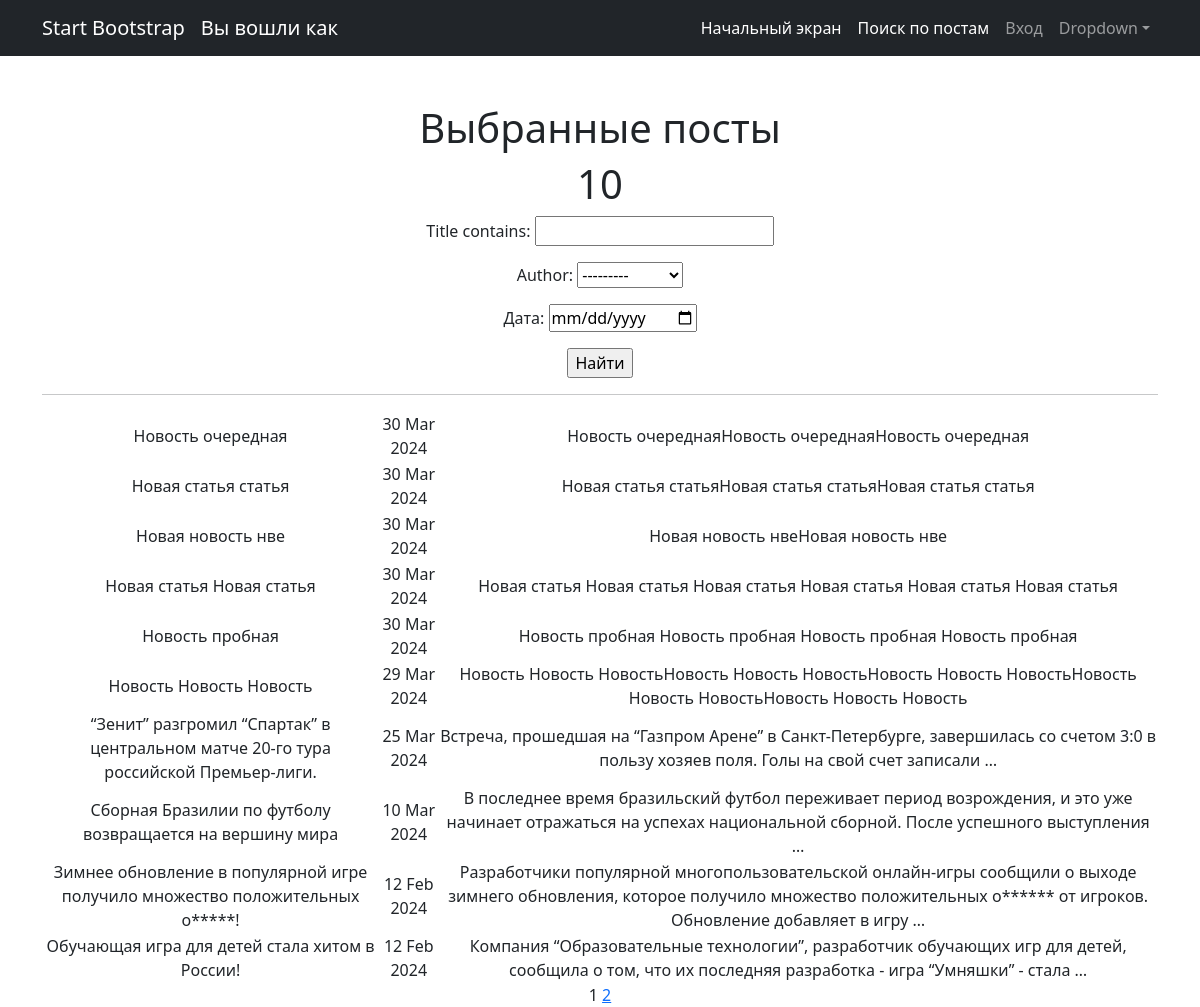
Page /posts/search/ on the earlier database version.
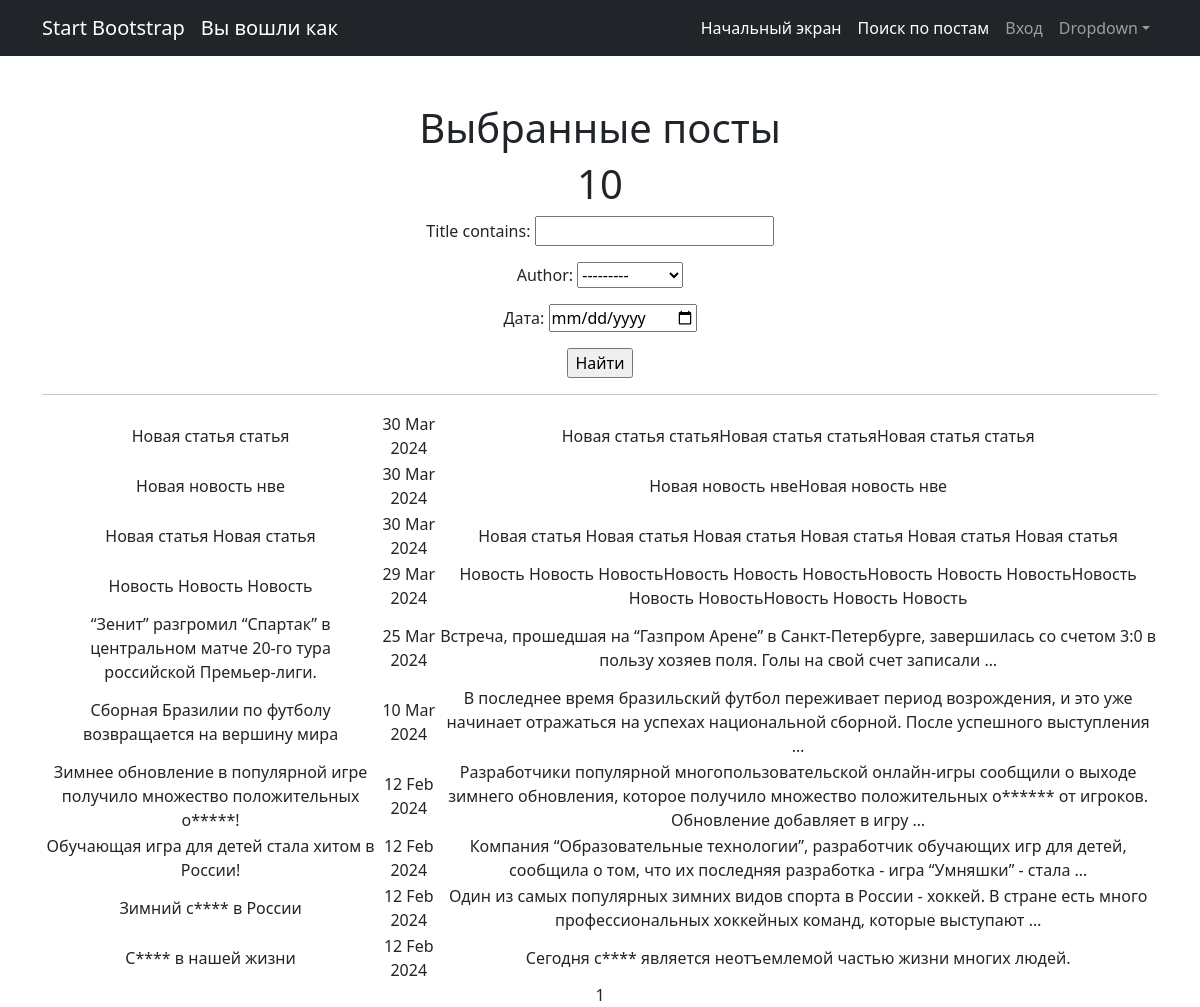
Same page on the later database version.
### news/models.py (models this page shows, shortened)
class Post(models.Model):
    news = "N"
    article = "A"
    POSITIONS = [(news, "Новость"), (article, "Статья")]
    author = models.ForeignKey(Author, on_delete= models.CASCADE)
    choice_field = models.CharField(max_length= 1, choices=POSITIONS, default=article)
    data_in = models.DateTimeField(auto_now_add=True)
    category = models.ManyToManyField(Category, through="PostCategory")
    title = models.CharField(max_length=255)
    text = models.CharField(max_length=3000)
    rating = models.IntegerField(default=0)

### news/views.py (the view)
# urls.py: path('search/', PostsSearch.as_view(), name= 'Posts_search'),
class PostsSearch(ListView):
    model = Post
    ordering = '-data_in'
    template_name = 'posts_search.html'
    context_object_name = 'posts'
    paginate_by = 10
    def get_queryset(self):
        queryset = super().get_queryset()
        self.filterset = PostFilter(self.request.GET, queryset)
        return self.filterset.qs
    def get_context_data(self, **kwargs):
        context = super().get_context_data(**kwargs)
        context['filterset'] = self.filterset
        return context

### news/models.py (called while the page is built)
    def __str__(self):
        return self.user.username

### news/templatetags/custom_tags.py (called while the page is built)
@register.simple_tag(takes_context=True)
def url_replace(context, **kwargs):
    d = context['request'].GET.copy()
    for k, v in kwargs.items():
        d[k] = v
    return d.urlencode()

### templates/posts_search.html (shortened to what this page needs)
{% extends 'flatpages/default.html' %}
{% load censor_filters %}
{% load custom_tags %}
{% block content %}
    <h1>Выбранные посты</h1>
    <h1>{{ posts|length }}</h1>
    <form action="" method="get">
        {{ filterset.form.as_p }}
        <input type="submit" value="Найти" />
    </form>
    <hr>
    {% if posts %}
        <table>
            {% for post in posts %}
            <tr>
                <td>{{ post.title|censeroid }}</td>
                <td>{{ post.data_in|date:'d M Y' }}</td>
                <td>{{ post.text|truncatewords:20|censeroid}}</td>
            </tr>
            {% endfor %}
        </table>
    {% else %}
        <h2>Постов и новостей нет!</h2>
    {% endif %}
    {{ page_obj.number }}
    {% if page_obj.has_next %}
        <a href="?{% url_replace page=page_obj.next_page_number %}">{{ page_obj.next_page_number }}</a>
    {% endif %}
{% endblock content %}

### templates/flatpages/default.html (shortened to what this page needs)
<!DOCTYPE html>
<html lang="en">
    <head>
        {% load static %}
        <link href="{% static 'css/styles.css' %}" rel="stylesheet" />
    </head>
    <body>
        <nav class="navbar navbar-expand-lg navbar-dark bg-dark">
            <div class="container">
                <a class="navbar-brand" href="#">Start Bootstrap</a>
                <a class="navbar-brand" href="#">Вы вошли как {{ user.username }}</a>
                <div class="collapse navbar-collapse" id="navbarSupportedContent">
                    <ul class="navbar-nav ms-auto mb-2 mb-lg-0">
                        <li class="nav-item"><a class="nav-link active" aria-current="page" href="/posts/">Начальный экран</a></li>
                        <li class="nav-item"><a class="nav-link active" aria-current="page" href="{% url 'Posts_search' %}">Поиск по постам</a></li>
                        {% if not user.is_authenticated %}
                        <li class="nav-item"><a class="nav-link" href="/accounts/login/">Вход</a></li>
                        {% endif %}
                        <li class="nav-item dropdown">
                            <a class="nav-link dropdown-toggle" id="navbarDropdown" href="#" role="button" data-bs-toggle="dropdown" aria-expanded="false">Dropdown</a>
                        </li>
                    </ul>
                </div>
            </div>
        </nav>
        <div class="container">
            <div class="text-center mt-5">
                {% block content %}
                {% endblock content %}
            </div>
        </div>
    </body>
</html>

Differences in the rows shown:
removed Post: title|censeroid "Новость очередная", data_in "30 Mar 2024", text|censeroid "Новость очереднаяНовость очереднаяНовость очередная"
removed Post: title|censeroid "Новость пробная", data_in "30 Mar 2024", text|censeroid "Новость пробная Новость пробная Новость пробная Новость пробная"
now on this page (row unchanged): Post: title|censeroid "Зимний с**** в России", data_in "12 Feb 2024", text|censeroid "Один из самых популярных зимних видов спорта в России - хоккей. В стране есть много профессиональных хоккейных команд, которые выступают …"
now on this page (row unchanged): Post: title|censeroid "С**** в нашей жизни", data_in "12 Feb 2024", text|censeroid "Сегодня с**** является неотъемлемой частью жизни многих людей."
Other differences:
{{ page_obj.next_page_number }}: "2" → (not shown)
